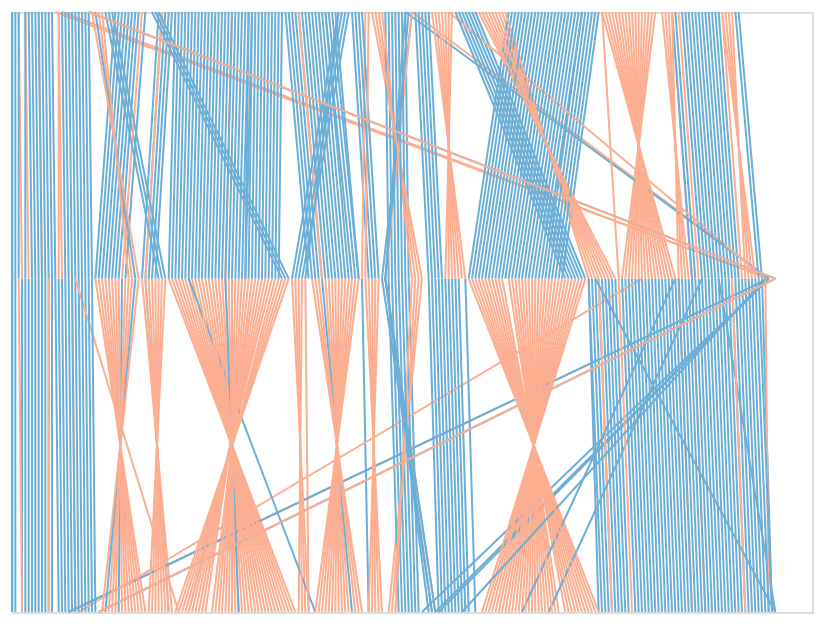

The code cell stored with this chart in its notebook:
### Markdown cell above
*Chromosome 1 events*
- Gorilla, chromosome 1, a sequence of inversion events

### Code cell
render_csv('chimp1_x2.csv')

### Figure 1 — Vega-Lite specification as saved in the notebook (floating-point values rounded to 4 significant figures; data arrays with more than 128 entries replaced by an {"elided": "..."} marker saying what was removed)
{"config": {"view": {"continuousWidth": 400, "continuousHeight": 300}}, "data": {"name": "data-ca08a59d4b4351ba042eb994dad9200c"}, "mark": "line", "encoding": {"color": {"type": "nominal", "field": "color", "legend": null, "scale": {"domain": ["same orientation", "inversed"], "range": ["#6baed6", "#fcae91"]}}, "x": {"type": "quantitative", "axis": null, "field": "x"}, "x2": {"field": "x2"}, "y": {"type": "quantitative", "axis": null, "field": "y"}, "y2": {"field": "y2"}}, "$schema": "https://vega.github.io/schema/vega-lite/v4.0.0.json", "datasets": {"data-ca08a59d4b4351ba042eb994dad9200c": {"elided": "493 records"}}}
